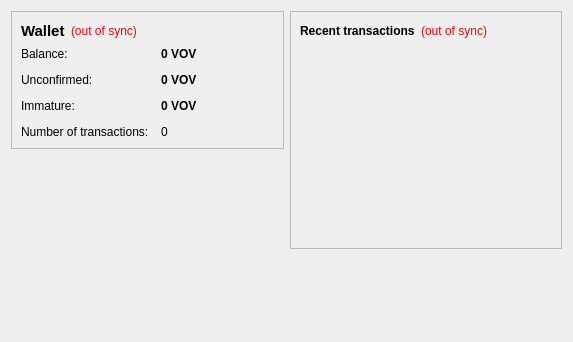
<?xml version="1.0" encoding="UTF-8"?>
<ui version="4.0">
 <class>OverviewPage</class>
 <widget class="QWidget" name="OverviewPage">
  <property name="geometry">
   <rect>
    <x>0</x>
    <y>0</y>
    <width>573</width>
    <height>342</height>
   </rect>
  </property>
  <property name="windowTitle">
   <string>Form</string>
  </property>
  <layout class="QHBoxLayout" name="horizontalLayout" stretch="1,1">
   <item>
    <layout class="QVBoxLayout" name="verticalLayout_2">
     <item>
      <widget class="QFrame" name="frame">
       <property name="frameShape">
        <enum>QFrame::StyledPanel</enum>
       </property>
       <property name="frameShadow">
        <enum>QFrame::Raised</enum>
       </property>
       <layout class="QVBoxLayout" name="verticalLayout_4">
        <item>
         <layout class="QHBoxLayout" name="horizontalLayout_4">
          <item>
           <widget class="QLabel" name="label_5">
            <property name="font">
             <font>
              <pointsize>11</pointsize>
              <weight>75</weight>
              <bold>true</bold>
             </font>
            </property>
            <property name="text">
             <string>Wallet</string>
            </property>
           </widget>
          </item>
          <item>
           <widget class="QLabel" name="labelWalletStatus">
            <property name="toolTip">
             <string>The displayed information may be out of date. Your wallet automatically synchronizes with the vovcoin network after a connection is established, but this process has not completed yet.</string>
            </property>
            <property name="styleSheet">
             <string notr="true">QLabel { color: red; }</string>
            </property>
            <property name="text">
             <string notr="true">(out of sync)</string>
            </property>
            <property name="alignment">
             <set>Qt::AlignLeading|Qt::AlignLeft|Qt::AlignVCenter</set>
            </property>
           </widget>
          </item>
          <item>
           <spacer name="horizontalSpacer_2">
            <property name="orientation">
             <enum>Qt::Horizontal</enum>
            </property>
            <property name="sizeHint" stdset="0">
             <size>
              <width>40</width>
              <height>20</height>
             </size>
            </property>
           </spacer>
          </item>
         </layout>
        </item>
        <item>
         <layout class="QFormLayout" name="formLayout_2">
          <property name="fieldGrowthPolicy">
           <enum>QFormLayout::AllNonFixedFieldsGrow</enum>
          </property>
          <property name="horizontalSpacing">
           <number>12</number>
          </property>
          <property name="verticalSpacing">
           <number>12</number>
          </property>
          <item row="0" column="0">
           <widget class="QLabel" name="label">
            <property name="text">
             <string>Balance:</string>
            </property>
           </widget>
          </item>
          <item row="0" column="1">
           <widget class="QLabel" name="labelBalance">
            <property name="font">
             <font>
              <weight>75</weight>
              <bold>true</bold>
             </font>
            </property>
            <property name="cursor">
             <cursorShape>IBeamCursor</cursorShape>
            </property>
            <property name="toolTip">
             <string>Your current balance</string>
            </property>
            <property name="text">
             <string notr="true">0 VOV</string>
            </property>
            <property name="textInteractionFlags">
             <set>Qt::LinksAccessibleByMouse|Qt::TextSelectableByKeyboard|Qt::TextSelectableByMouse</set>
            </property>
           </widget>
          </item>
          <item row="1" column="0">
           <widget class="QLabel" name="label_3">
            <property name="text">
             <string>Unconfirmed:</string>
            </property>
           </widget>
          </item>
          <item row="1" column="1">
           <widget class="QLabel" name="labelUnconfirmed">
            <property name="font">
             <font>
              <weight>75</weight>
              <bold>true</bold>
             </font>
            </property>
            <property name="cursor">
             <cursorShape>IBeamCursor</cursorShape>
            </property>
            <property name="toolTip">
             <string>Total of transactions that have yet to be confirmed, and do not yet count toward the current balance</string>
            </property>
            <property name="text">
             <string notr="true">0 VOV</string>
            </property>
            <property name="textInteractionFlags">
             <set>Qt::LinksAccessibleByMouse|Qt::TextSelectableByKeyboard|Qt::TextSelectableByMouse</set>
            </property>
           </widget>
          </item>
          <item row="3" column="0">
           <widget class="QLabel" name="label_2">
            <property name="text">
             <string>Number of transactions:</string>
            </property>
           </widget>
          </item>
          <item row="3" column="1">
           <widget class="QLabel" name="labelNumTransactions">
            <property name="toolTip">
             <string>Total number of transactions in wallet</string>
            </property>
            <property name="text">
             <string notr="true">0</string>
            </property>
           </widget>
          </item>
          <item row="2" column="0">
           <widget class="QLabel" name="labelImmatureText">
            <property name="text">
             <string>Immature:</string>
            </property>
           </widget>
          </item>
          <item row="2" column="1">
           <widget class="QLabel" name="labelImmature">
            <property name="font">
             <font>
              <weight>75</weight>
              <bold>true</bold>
             </font>
            </property>
            <property name="toolTip">
             <string>Mined balance that has not yet matured</string>
            </property>
            <property name="text">
             <string notr="true">0 VOV</string>
            </property>
            <property name="textInteractionFlags">
             <set>Qt::LinksAccessibleByMouse|Qt::TextSelectableByKeyboard|Qt::TextSelectableByMouse</set>
            </property>
           </widget>
          </item>
         </layout>
        </item>
       </layout>
      </widget>
     </item>
     <item>
      <spacer name="verticalSpacer">
       <property name="orientation">
        <enum>Qt::Vertical</enum>
       </property>
       <property name="sizeHint" stdset="0">
        <size>
         <width>20</width>
         <height>40</height>
        </size>
       </property>
      </spacer>
     </item>
    </layout>
   </item>
   <item>
    <layout class="QVBoxLayout" name="verticalLayout_3">
     <item>
      <widget class="QFrame" name="frame_2">
       <property name="frameShape">
        <enum>QFrame::StyledPanel</enum>
       </property>
       <property name="frameShadow">
        <enum>QFrame::Raised</enum>
       </property>
       <layout class="QVBoxLayout" name="verticalLayout">
        <item>
         <layout class="QHBoxLayout" name="horizontalLayout_2">
          <item>
           <widget class="QLabel" name="label_4">
            <property name="text">
             <string>&lt;b&gt;Recent transactions&lt;/b&gt;</string>
            </property>
           </widget>
          </item>
          <item>
           <widget class="QLabel" name="labelTransactionsStatus">
            <property name="toolTip">
             <string>The displayed information may be out of date. Your wallet automatically synchronizes with the vovcoin network after a connection is established, but this process has not completed yet.</string>
            </property>
            <property name="styleSheet">
             <string notr="true">QLabel { color: red; }</string>
            </property>
            <property name="text">
             <string notr="true">(out of sync)</string>
            </property>
            <property name="alignment">
             <set>Qt::AlignRight|Qt::AlignTrailing|Qt::AlignVCenter</set>
            </property>
           </widget>
          </item>
          <item>
           <spacer name="horizontalSpacer">
            <property name="orientation">
             <enum>Qt::Horizontal</enum>
            </property>
            <property name="sizeHint" stdset="0">
             <size>
              <width>40</width>
              <height>20</height>
             </size>
            </property>
           </spacer>
          </item>
         </layout>
        </item>
        <item>
         <widget class="QListView" name="listTransactions">
          <property name="styleSheet">
           <string notr="true">QListView { background: transparent; }</string>
          </property>
          <property name="frameShape">
           <enum>QFrame::NoFrame</enum>
          </property>
          <property name="verticalScrollBarPolicy">
           <enum>Qt::ScrollBarAlwaysOff</enum>
          </property>
          <property name="horizontalScrollBarPolicy">
           <enum>Qt::ScrollBarAlwaysOff</enum>
          </property>
          <property name="selectionMode">
           <enum>QAbstractItemView::NoSelection</enum>
          </property>
         </widget>
        </item>
       </layout>
      </widget>
     </item>
     <item>
      <spacer name="verticalSpacer_2">
       <property name="orientation">
        <enum>Qt::Vertical</enum>
       </property>
       <property name="sizeHint" stdset="0">
        <size>
         <width>20</width>
         <height>40</height>
        </size>
       </property>
      </spacer>
     </item>
    </layout>
   </item>
  </layout>
 </widget>
 <resources/>
 <connections/>
</ui>
